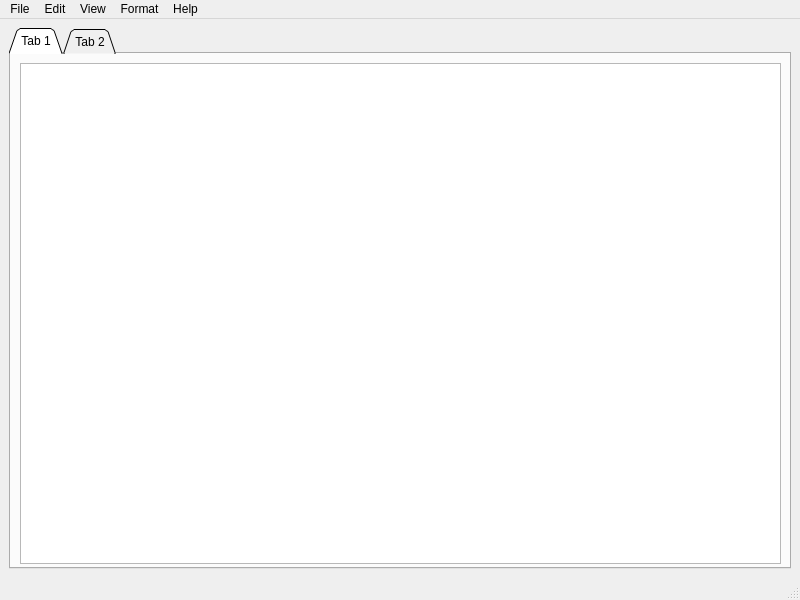
<?xml version="1.0" encoding="UTF-8"?>
<ui version="4.0">
 <class>MainWindow</class>
 <widget class="QMainWindow" name="MainWindow">
  <property name="geometry">
   <rect>
    <x>0</x>
    <y>0</y>
    <width>800</width>
    <height>600</height>
   </rect>
  </property>
  <property name="windowTitle">
   <string>MainWindow</string>
  </property>
  <widget class="QWidget" name="centralwidget">
   <property name="autoFillBackground">
    <bool>false</bool>
   </property>
   <layout class="QHBoxLayout" name="horizontalLayout">
    <item>
     <widget class="QTabWidget" name="tabWidget">
      <property name="tabPosition">
       <enum>QTabWidget::North</enum>
      </property>
      <property name="tabShape">
       <enum>QTabWidget::Triangular</enum>
      </property>
      <property name="currentIndex">
       <number>0</number>
      </property>
      <property name="movable">
       <bool>true</bool>
      </property>
      <widget class="QWidget" name="tab">
       <attribute name="title">
        <string>Tab 1</string>
       </attribute>
       <widget class="QWidget" name="verticalLayoutWidget">
        <property name="geometry">
         <rect>
          <x>9</x>
          <y>9</y>
          <width>761</width>
          <height>501</height>
         </rect>
        </property>
        <layout class="QVBoxLayout" name="verticalLayout">
         <item>
          <widget class="QTextEdit" name="textEdit"/>
         </item>
        </layout>
       </widget>
      </widget>
      <widget class="QWidget" name="tab_2">
       <attribute name="title">
        <string>Tab 2</string>
       </attribute>
      </widget>
     </widget>
    </item>
   </layout>
  </widget>
  <widget class="QMenuBar" name="menubar">
   <property name="geometry">
    <rect>
     <x>0</x>
     <y>0</y>
     <width>800</width>
     <height>22</height>
    </rect>
   </property>
   <widget class="QMenu" name="menuFile">
    <property name="title">
     <string>File</string>
    </property>
    <addaction name="actionNew"/>
    <addaction name="actionOpen"/>
    <addaction name="actionSave_as"/>
    <addaction name="actionPrint"/>
    <addaction name="actionExit"/>
   </widget>
   <widget class="QMenu" name="menuEdit">
    <property name="title">
     <string>Edit</string>
    </property>
    <addaction name="actionCut"/>
    <addaction name="actionCopy"/>
    <addaction name="actionPaste"/>
    <addaction name="separator"/>
    <addaction name="actionUndo"/>
    <addaction name="actionRedo"/>
   </widget>
   <widget class="QMenu" name="menuView">
    <property name="title">
     <string>View</string>
    </property>
   </widget>
   <widget class="QMenu" name="menuFormat">
    <property name="title">
     <string>Format</string>
    </property>
   </widget>
   <widget class="QMenu" name="menuHelp">
    <property name="title">
     <string>Help</string>
    </property>
   </widget>
   <addaction name="menuFile"/>
   <addaction name="menuEdit"/>
   <addaction name="menuView"/>
   <addaction name="menuFormat"/>
   <addaction name="menuHelp"/>
  </widget>
  <widget class="QStatusBar" name="statusbar"/>
  <action name="actionFormat">
   <property name="text">
    <string>Format</string>
   </property>
  </action>
  <action name="actionNew">
   <property name="text">
    <string>New</string>
   </property>
  </action>
  <action name="actionOpen">
   <property name="text">
    <string>Open</string>
   </property>
  </action>
  <action name="actionSave_as">
   <property name="text">
    <string>Save as</string>
   </property>
  </action>
  <action name="actionPrint">
   <property name="text">
    <string>Print</string>
   </property>
  </action>
  <action name="actionExit">
   <property name="text">
    <string>Exit</string>
   </property>
  </action>
  <action name="actionCopy">
   <property name="text">
    <string>Copy</string>
   </property>
  </action>
  <action name="actionUndo">
   <property name="text">
    <string>Undo</string>
   </property>
  </action>
  <action name="actionRedo">
   <property name="text">
    <string>Redo</string>
   </property>
  </action>
  <action name="actionCut">
   <property name="text">
    <string>Cut</string>
   </property>
  </action>
  <action name="actionCopy2">
   <property name="text">
    <string>Copy2</string>
   </property>
  </action>
  <action name="actionCopy3">
   <property name="text">
    <string>Copy3</string>
   </property>
  </action>
  <action name="actionCopy1">
   <property name="text">
    <string>Copy1</string>
   </property>
  </action>
  <action name="actionPaste">
   <property name="text">
    <string>Paste</string>
   </property>
  </action>
 </widget>
 <resources/>
 <connections/>
</ui>
